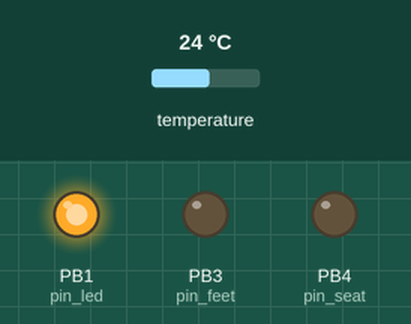
A sketch run on a simulated ATtiny85, built with avr-gcc and run on an emulated ATtiny85. Parts: output pins drawn as LEDs (lit = HIGH). The test bench sets the inputs (shaded band); at power-on: temperature 24 °C.

Above: at 0.1 s.
At 1.1 s:
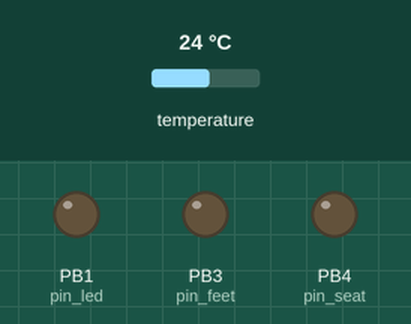
Timing chart, 0 to 2.6 s (numbered marks = the images above):
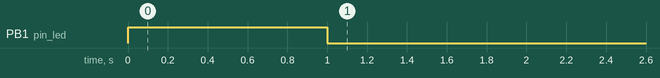

The sketch:

Digispark_DS18x20_2_sensors_motor_utelfuteshez.ino
```cpp
/*
 January 13, 2015
 Digispark Arduino interface 1.03 used to compile
 Digispark(Tiny Core)
 ATtiny85 Clock PLL-16Mhz


 DS18B20x2 Temperature chip on pin P2
 4k7 pullup between pin P2 and +5v.
 Hard code addresses of sensor to make code smaller and easier.

 Pin connections of ATtiny85
 P0 = SDA      Pin 5
 P1 = LED      Pin 6
 P2 = DS18B20/SCL      Pin 7
 P3 =  FEET    Pin 2
 P4 =  SEAT    Pin 3
 P5 =          Pin 1

 */

#include <OneWire.h>
#define ONE_WIRE_BUS 2                  // DS18B20 is on P2

OneWire ds(ONE_WIRE_BUS);

int pin_led  = 1;
int pin_seat = 4;
float T_weather_on = 14;     // seat heating turn on
float T_seat_max   = 65;     // seat heating turn off
boolean ON_seat = false;

int pin_feet = 3;
float T_feet_on = 10;        // feet heating turn on
boolean ON_feet = false;


//DS18S20 temperature senor MAC address
//28.FF7C893D0400
//BB00043D897CFF28
byte addr[8]={0x28, 0xFF, 0x7C, 0x89, 0x3D, 0x04, 0x00, 0xBB};//long sensor cable [outside]

//DS18S20 temperature senor MAC address
//28.C0108F040000
//200000048F10C028
byte addr1[8]={0x28, 0xC0, 0x10, 0x8F, 0x04, 0x00, 0x00, 0x20};//Short sensor cable [seat]


//________________________________________________________________________________
void setup(void) {
  // initialize the digital pin as an output.
  pinMode(pin_led,  OUTPUT);
  pinMode(pin_feet, OUTPUT);
  pinMode(pin_seat, OUTPUT);

  digitalWrite(pin_seat, LOW);
  digitalWrite(pin_feet, LOW);

  digitalWrite(pin_led, HIGH);
  delay(1000);
  digitalWrite(pin_led, LOW);

  delay(60000);

}
//________________________________________________________________________________

void loop(void) {
  float temp_out = sensorRead(addr);
  float temp_circuit = sensorRead(addr1);

  // switch the switching
  if ( temp_circuit < T_seat_max ) {
    // seat heating settings
    if ( temp_out < T_weather_on ) {
      if ( ON_seat == false ) {
        digitalWrite(pin_seat, HIGH);
        digitalWrite(pin_led,  HIGH);
        ON_seat = true;
      }
    } else {
      digitalWrite(pin_seat, LOW);
      digitalWrite(pin_led,  LOW);
      ON_seat = false;
    }

    // feet heating settings
    if ( temp_out < T_feet_on ) {
      if ( ON_feet == false ) {
        digitalWrite(pin_feet, HIGH);
        ON_feet = true;
      }
    } else {
      digitalWrite(pin_feet, LOW);
      ON_feet = false;
    }

  } else {
    digitalWrite(pin_led,  LOW);
    digitalWrite(pin_seat, LOW);
    digitalWrite(pin_feet, LOW);
    ON_seat = false;
    ON_feet = false;
  }

  delay(3000);

}
//________________________________________________________________________________


float sensorRead(byte* _addr)
{
  byte j;
  byte present = 0;
  byte data[12];

  ds.reset();
  ds.select(_addr);
  ds.write(0x44,1);         // start conversion, with parasite power on at the end

  delay(1000);     // maybe 750ms is enough, maybe not
  // we might do a ds.depower() here, but the reset will take care of it.

  present = ds.reset();
  ds.select(_addr);
  ds.write(0xBE);         // Read Scratchpad

  // Read and convert temperature
  for ( j = 0; j < 9; j++)
  {           // we need 9 bytes
    data[j] = ds.read();
  }

  int16_t raw = (data[1] << 8) | data[0];
  byte cfg = (data[4] & 0x60);
  // at lower res, the low bits are undefined, so let's zero them
  if (cfg == 0x00) raw = raw & ~7;  // 9 bit resolution, 93.75 ms
  else if (cfg == 0x20) raw = raw & ~3; // 10 bit res, 187.5 ms
  else if (cfg == 0x40) raw = raw & ~1; // 11 bit res, 375 ms
  //// default is 12 bit resolution, 750 ms conversion time
  float celsius = (float)raw / 16.0;
  //int dec = (celsius - (int)celsius)*100;

  // CRC problem
  if ( celsius == 85.0 ) {   // or CRC = 21h
    celsius = 0.0;
  }

  return celsius;
}
```
